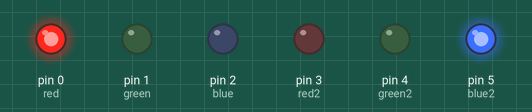
The program below on a simulated MicroPython board. Shown: output pins drawn as LEDs (lit = HIGH).

Above: at 0.2 s.
At 1.7 s:
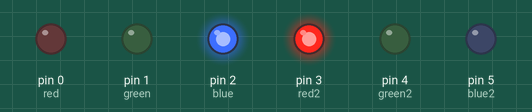
Timing chart, 0 to 3.0 s (numbered marks = the images above):
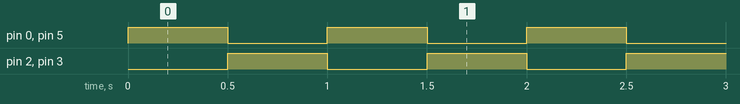

The program:

RGB-led-BlueRed.py
```python
from machine import Pin
import time

green = Pin(1,Pin.OUT)
red = Pin(0,Pin.OUT)
blue = Pin(2,Pin.OUT)

def rgb1(r,g,b):
    red.value(r)
    green.value(g)
    blue.value(b)

green2 = Pin(4,Pin.OUT)
red2 = Pin(3,Pin.OUT)
blue2 = Pin(5,Pin.OUT)

def rgb2(r,g,b):
    red2.value(r)
    green2.value(g)
    blue2.value(b)

while 1:
    rgb1(1,0,0)
    rgb2(0,0,1)
    time.sleep(0.5)
    rgb1(0,0,1)
    rgb2(1,0,0)
    time.sleep(0.5)
```

Measured:
- by itself, pin 0 (red), pin 2 (blue), pin 3 (red2), pin 5 (blue2): alternates HIGH for 0.50 s and LOW for 0.50 s
